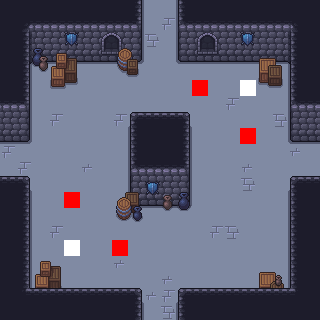

The image is a tile-based game level rendered from a .tmx file. Its description and complete source (layers, tilesets, objects, tile grids) follow:
An orthogonal 20x20 tile map with 16x16 px tiles, 5 tile layers (Floor, Walls, Overlay, Deco, ...), 1 hidden layer not drawn, 4 tilesets.

<map version="1.10" tiledversion="1.11.2" orientation="orthogonal" renderorder="right-down" width="20" height="20" tilewidth="16" tileheight="16" infinite="0" nextlayerid="7" nextobjectid="1">
 <editorsettings>
  <export target="../../Dungeon-Bullet-Hell/Assets/Maps/Rooms/4_Room_NSWE_01.csv" format="csv" />
 </editorsettings>
 <tileset firstgid="1" source="../WallsFloor.tsx" />
 <tileset firstgid="300" source="../Collisions.tsx" />
 <tileset firstgid="301" source="../Deco.tsx" />
 <tileset firstgid="445" source="../Objects.tsx" />
 <layer id="1" name="Floor" width="20" height="20">
  <data encoding="csv">
80,80,80,80,80,80,80,80,80,80,80,80,80,80,80,80,80,80,80,80,
80,80,80,80,80,80,80,80,80,80,298,80,80,80,80,80,80,80,80,80,
80,80,80,80,80,80,80,80,80,286,80,80,80,80,80,80,80,80,80,80,
80,80,80,80,80,80,80,80,80,80,80,80,80,80,80,80,80,80,80,80,
80,80,80,80,80,80,80,80,80,80,80,80,80,80,80,80,80,80,80,80,
80,80,80,80,80,80,80,80,80,80,80,80,80,80,80,80,80,80,80,80,
80,80,80,80,80,80,80,80,80,80,80,80,80,80,298,80,80,80,80,80,
80,80,80,298,80,80,80,298,80,80,80,80,80,80,80,80,80,286,80,80,
80,80,80,80,80,80,80,80,80,80,80,80,80,80,80,80,80,80,80,80,
298,80,80,80,80,80,80,80,80,80,80,80,80,80,80,80,80,80,299,80,
80,298,80,80,80,299,80,80,80,80,80,80,80,80,80,299,80,80,80,80,
80,80,80,80,80,80,80,80,80,80,80,80,80,80,80,286,80,80,80,80,
80,80,80,80,80,80,80,80,80,80,80,80,80,80,80,80,80,80,80,80,
80,80,80,80,80,80,80,80,80,80,80,80,80,80,80,80,80,80,80,80,
80,80,80,298,80,80,80,80,80,80,80,80,80,298,286,80,80,80,80,80,
80,80,80,80,80,80,80,80,80,80,80,80,80,80,80,80,80,80,80,80,
80,80,80,80,80,80,80,299,80,80,80,80,80,80,80,80,80,80,80,80,
80,80,80,80,80,80,80,80,80,80,299,80,80,80,80,80,80,80,80,80,
80,80,80,80,80,80,80,80,80,299,298,80,80,80,80,80,80,80,80,80,
80,80,80,80,80,80,80,80,80,80,286,80,80,80,80,80,80,80,80,80
</data>
 </layer>
 <layer id="2" name="Walls" width="20" height="20">
  <data encoding="csv">
15,15,15,15,15,15,15,15,16,0,0,14,15,15,15,15,15,15,15,15,
15,4,28,28,28,28,28,28,29,0,0,27,28,28,28,28,28,28,6,15,
15,17,41,41,41,41,41,41,42,0,0,40,41,41,41,41,41,41,19,15,
15,30,54,54,54,54,54,54,55,0,0,53,54,54,54,54,54,54,32,15,
15,16,0,0,0,0,0,0,0,0,0,0,0,0,0,0,0,0,14,15,
15,16,0,0,0,0,0,0,0,0,0,0,0,0,0,0,0,0,14,15,
28,29,0,0,0,0,0,0,0,0,0,0,0,0,0,0,0,0,27,28,
41,42,0,0,0,0,0,0,1,2,2,3,0,0,0,0,0,0,40,41,
54,55,0,0,0,0,0,0,14,15,15,16,0,0,0,0,0,0,53,54,
0,0,0,0,0,0,0,0,14,15,15,16,0,0,0,0,0,0,0,0,
0,0,0,0,0,0,0,0,27,28,28,29,0,0,0,0,0,0,0,0,
2,3,0,0,0,0,0,0,40,41,41,42,0,0,0,0,0,0,1,2,
15,16,0,0,0,0,0,0,53,54,54,55,0,0,0,0,0,0,14,15,
15,16,0,0,0,0,0,0,0,0,0,0,0,0,0,0,0,0,14,15,
15,16,0,0,0,0,0,0,0,0,0,0,0,0,0,0,0,0,14,15,
15,16,0,0,0,0,0,0,0,0,0,0,0,0,0,0,0,0,14,15,
15,16,0,0,0,0,0,0,0,0,0,0,0,0,0,0,0,0,14,15,
15,16,0,0,0,0,0,0,0,0,0,0,0,0,0,0,0,0,14,15,
15,43,2,2,2,2,2,2,3,0,0,1,2,2,2,2,2,2,45,15,
15,15,15,15,15,15,15,15,16,0,0,14,15,15,15,15,15,15,15,15
</data>
 </layer>
 <layer id="3" name="Overlay" width="20" height="20">
  <data encoding="csv">
0,0,0,0,0,0,0,0,0,0,0,0,0,0,0,0,0,0,0,0,
0,0,0,0,0,0,0,0,0,0,0,0,0,0,0,0,0,0,0,0,
0,0,0,0,0,0,283,284,0,0,0,0,283,284,0,0,0,0,0,0,
0,0,0,0,0,0,296,297,0,0,0,0,296,297,0,0,0,0,0,0,
0,0,0,0,0,0,0,0,0,0,0,0,0,0,0,0,0,0,0,0,
0,0,0,0,0,0,0,0,0,0,0,0,0,0,0,0,0,0,0,0,
0,0,0,0,0,0,0,0,0,0,0,0,0,0,0,0,0,0,0,0,
0,0,0,0,0,0,0,0,0,0,0,0,0,0,0,0,0,0,0,0,
0,0,0,0,0,0,0,0,0,0,0,0,0,0,0,0,0,0,0,0,
0,0,0,0,0,0,0,0,0,0,0,0,0,0,0,0,0,0,0,0,
0,0,0,0,0,0,0,0,0,0,0,0,0,0,0,0,0,0,0,0,
0,0,0,0,0,0,0,0,0,0,0,0,0,0,0,0,0,0,0,0,
0,0,0,0,0,0,0,0,0,0,0,0,0,0,0,0,0,0,0,0,
0,0,0,0,0,0,0,0,0,0,0,0,0,0,0,0,0,0,0,0,
0,0,0,0,0,0,0,0,0,0,0,0,0,0,0,0,0,0,0,0,
0,0,0,0,0,0,0,0,0,0,0,0,0,0,0,0,0,0,0,0,
0,0,0,0,0,0,0,0,0,0,0,0,0,0,0,0,0,0,0,0,
0,0,0,0,0,0,0,0,0,0,0,0,0,0,0,0,0,0,0,0,
0,0,0,0,0,0,0,0,0,0,0,0,0,0,0,0,0,0,0,0,
0,0,0,0,0,0,0,0,0,0,0,0,0,0,0,0,0,0,0,0
</data>
 </layer>
 <layer id="4" name="Deco" width="20" height="20">
  <data encoding="csv">
0,0,0,0,0,0,0,0,0,0,0,0,0,0,0,0,0,0,0,0,
0,0,0,0,0,0,0,0,0,0,0,0,0,0,0,0,0,0,0,0,
0,0,0,0,420,0,0,0,0,0,0,0,0,0,0,420,0,0,0,0,
0,0,324,319,320,0,0,417,418,0,0,0,0,0,0,0,317,318,0,0,
0,0,348,343,344,0,0,441,442,0,0,0,0,0,0,0,341,342,0,0,
0,0,0,367,368,0,0,0,0,0,0,0,0,0,0,0,365,366,0,0,
0,0,0,0,0,0,0,0,0,0,0,0,0,0,0,0,0,0,0,0,
0,0,0,0,0,0,0,0,0,0,0,0,0,0,0,0,0,0,0,0,
0,0,0,0,0,0,0,0,0,0,0,0,0,0,0,0,0,0,0,0,
0,0,0,0,0,0,0,0,0,0,0,0,0,0,0,0,0,0,0,0,
0,0,0,0,0,0,0,0,0,0,0,0,0,0,0,0,0,0,0,0,
0,0,0,0,0,0,0,0,0,419,0,0,0,0,0,0,0,0,0,0,
0,0,0,0,0,0,0,391,392,443,413,409,0,0,0,0,0,0,0,0,
0,0,0,0,0,0,0,415,416,0,437,433,0,0,0,0,0,0,0,0,
0,0,0,0,0,0,0,0,0,0,0,0,0,0,0,0,0,0,0,0,
0,0,0,0,0,0,0,0,0,0,0,0,0,0,0,0,0,0,0,0,
0,0,319,320,0,0,0,0,0,0,0,0,0,0,0,0,0,0,0,0,
0,0,343,344,0,0,0,0,0,0,0,0,0,0,0,0,369,370,0,0,
0,0,0,0,0,0,0,0,0,0,0,0,0,0,0,0,0,0,0,0,
0,0,0,0,0,0,0,0,0,0,0,0,0,0,0,0,0,0,0,0
</data>
 </layer>
 <layer id="6" name="Objects" width="20" height="20">
  <data encoding="csv">
0,0,0,0,0,0,0,0,0,0,0,0,0,0,0,0,0,0,0,0,
0,0,0,0,0,0,0,0,0,0,0,0,0,0,0,0,0,0,0,0,
0,0,0,0,0,0,0,0,0,0,0,0,0,0,0,0,0,0,0,0,
0,0,0,0,0,0,0,0,0,0,0,0,0,0,0,0,0,0,0,0,
0,0,0,0,0,0,0,0,0,0,0,0,0,0,0,0,0,0,0,0,
0,0,0,0,0,0,0,0,0,0,0,0,445,0,0,446,0,0,0,0,
0,0,0,0,0,0,0,0,0,0,0,0,0,0,0,0,0,0,0,0,
0,0,0,0,0,0,0,0,0,0,0,0,0,0,0,0,0,0,0,0,
0,0,0,0,0,0,0,0,0,0,0,0,0,0,0,445,0,0,0,0,
0,0,0,0,0,0,0,0,0,0,0,0,0,0,0,0,0,0,0,0,
0,0,0,0,0,0,0,0,0,0,0,0,0,0,0,0,0,0,0,0,
0,0,0,0,0,0,0,0,0,0,0,0,0,0,0,0,0,0,0,0,
0,0,0,0,445,0,0,0,0,0,0,0,0,0,0,0,0,0,0,0,
0,0,0,0,0,0,0,0,0,0,0,0,0,0,0,0,0,0,0,0,
0,0,0,0,0,0,0,0,0,0,0,0,0,0,0,0,0,0,0,0,
0,0,0,0,446,0,0,445,0,0,0,0,0,0,0,0,0,0,0,0,
0,0,0,0,0,0,0,0,0,0,0,0,0,0,0,0,0,0,0,0,
0,0,0,0,0,0,0,0,0,0,0,0,0,0,0,0,0,0,0,0,
0,0,0,0,0,0,0,0,0,0,0,0,0,0,0,0,0,0,0,0,
0,0,0,0,0,0,0,0,0,0,0,0,0,0,0,0,0,0,0,0
</data>
 </layer>
 <layer id="5" name="Colls" width="20" height="20" visible="0">
  <data encoding="csv">
0,0,0,0,0,0,0,0,300,0,0,300,0,0,0,0,0,0,0,0,
0,0,0,0,0,0,0,0,300,0,0,300,0,0,0,0,0,0,0,0,
0,0,0,0,0,0,0,0,300,0,0,300,0,0,0,0,0,0,0,0,
0,300,300,300,300,300,300,300,300,0,0,300,300,300,300,300,300,300,300,0,
0,300,0,300,300,0,0,0,0,0,0,0,0,0,0,0,300,300,300,0,
0,300,0,0,0,0,0,0,0,0,0,0,0,0,0,0,0,0,300,0,
0,300,0,0,0,0,0,0,0,0,0,0,0,0,0,0,0,0,300,0,
0,300,0,0,0,0,0,0,0,0,0,0,0,0,0,0,0,0,300,0,
300,300,0,0,0,0,0,0,300,300,300,300,0,0,0,0,0,0,300,300,
0,0,0,0,0,0,0,0,300,300,300,300,0,0,0,0,0,0,0,0,
0,0,0,0,0,0,0,0,300,300,300,300,0,0,0,0,0,0,0,0,
300,300,0,0,0,0,0,0,300,300,300,300,0,0,0,0,0,0,300,300,
0,300,0,0,0,0,0,0,300,300,300,300,0,0,0,0,0,0,300,0,
0,300,0,0,0,0,0,0,0,0,0,0,0,0,0,0,0,0,300,0,
0,300,0,0,0,0,0,0,0,0,0,0,0,0,0,0,0,0,300,0,
0,300,0,0,0,0,0,0,0,0,0,0,0,0,0,0,0,0,300,0,
0,300,0,0,0,0,0,0,0,0,0,0,0,0,0,0,0,0,300,0,
0,300,300,300,0,0,0,0,0,0,0,0,0,0,0,0,300,300,300,0,
0,300,300,300,300,300,300,300,300,0,0,300,300,300,300,300,300,300,300,0,
0,0,0,0,0,0,0,0,300,0,0,300,0,0,0,0,0,0,0,0
</data>
 </layer>
</map>
